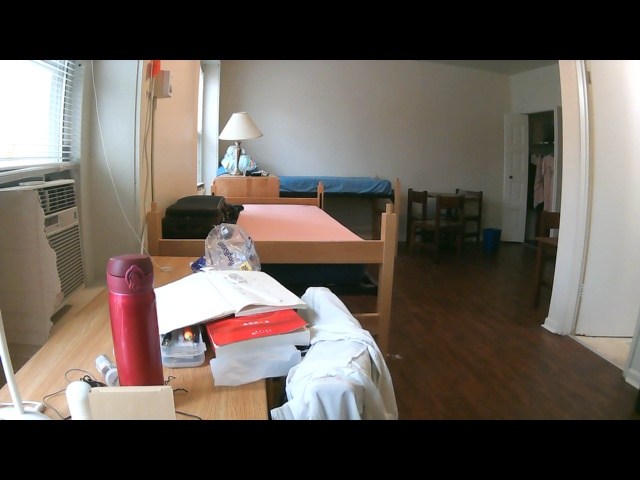
#> input picture SfM/image4.jpg, 640 x 480 px, found by its file name
$ python extract_features.py   (older library calls are emulated)
#> lines starting #> are read from the running program, lines starting #| are printed output that depends on the picture
import cv2
import numpy as np
import scipy.optimize
import numpy.linalg as la
import matplotlib.pyplot as plt
from scipy.spatial import distance
from scipy.ndimage import gaussian_filter
from scipy.linalg import rq

img = cv2.imread('./SfM/image4.jpg',0)
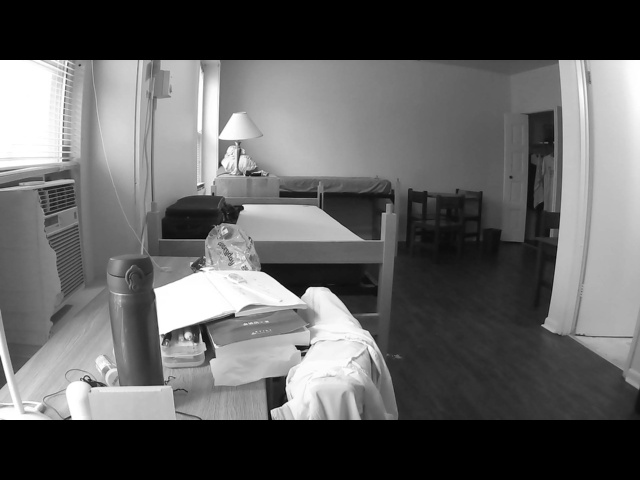
#> img: shape (480, 640); min 0, max 255, mean 96.7
cv2.imshow('lol', img)
cv2.waitKey(0)
# Initiate STAR detector
orb = cv2.ORB()

# find the keypoints with ORB
kp = orb.detect(img,None)
#> kp = 500 keypoints; strongest (x, y, size): (72, 418, 31), (66, 62, 31), (300, 296, 31), (69, 417, 31)

# compute the descriptors with ORB
kp, des = orb.compute(img, kp)

# draw only keypoints location,not size and orientation
img2 = cv2.drawKeypoints(img,kp,color=(0,255,0), flags=0)
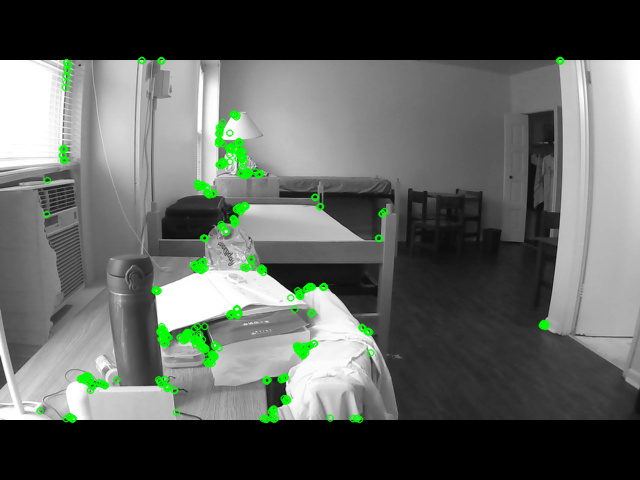
#> img2: shape (480, 640, 3); mean of channels 0, 1, 2 94.3, 98.8, 94.3; drawn as B, G, R
plt.imshow(img2)
plt.show()

$ run again, with SfM/image0.jpg copied over SfM/image4.jpg
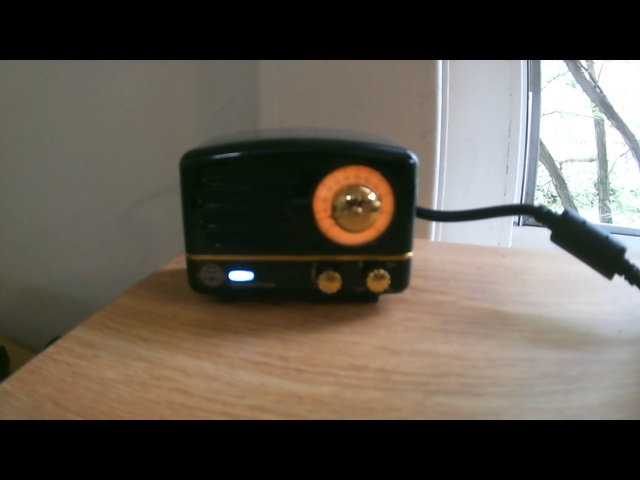
#> input picture SfM/image0.jpg, 640 x 480 px, found by its file name
#> `img = cv2.imread('./SfM/image4.jpg',0)`:
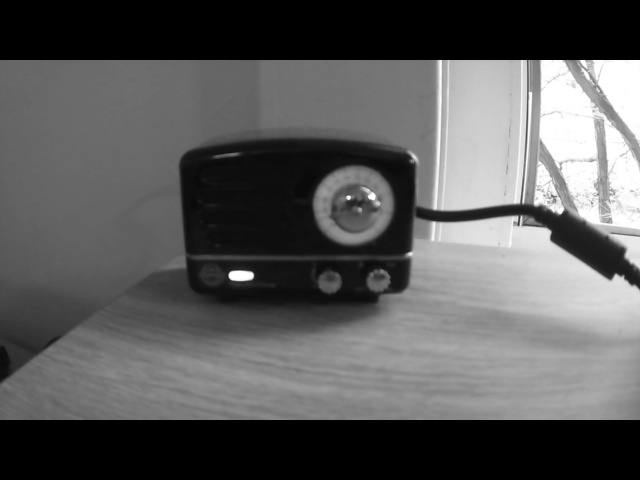
#> img: shape (480, 640); min 0, max 255, mean 90.4
#> kp = 500 keypoints; strongest (x, y, size): (230, 275, 53.6), (251, 275, 53.6), (230, 274, 64.3), (229, 274, 44.6)
#> `img2 = cv2.drawKeypoints(img,kp,color=(0,255,0), flags=0)`:
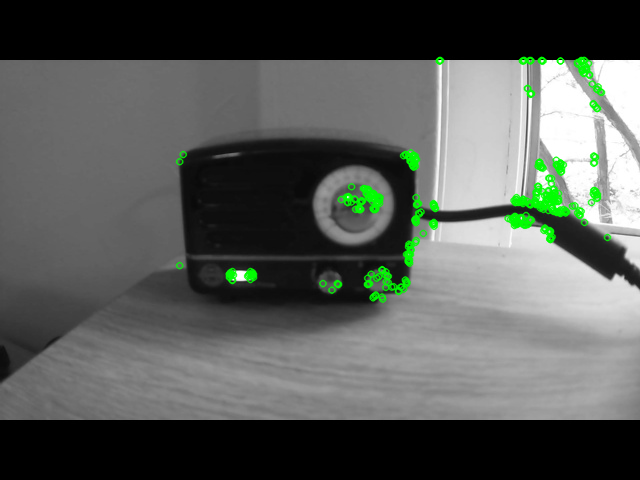
#> img2: shape (480, 640, 3); mean of channels 0, 1, 2 88, 92.4, 88; drawn as B, G, R
